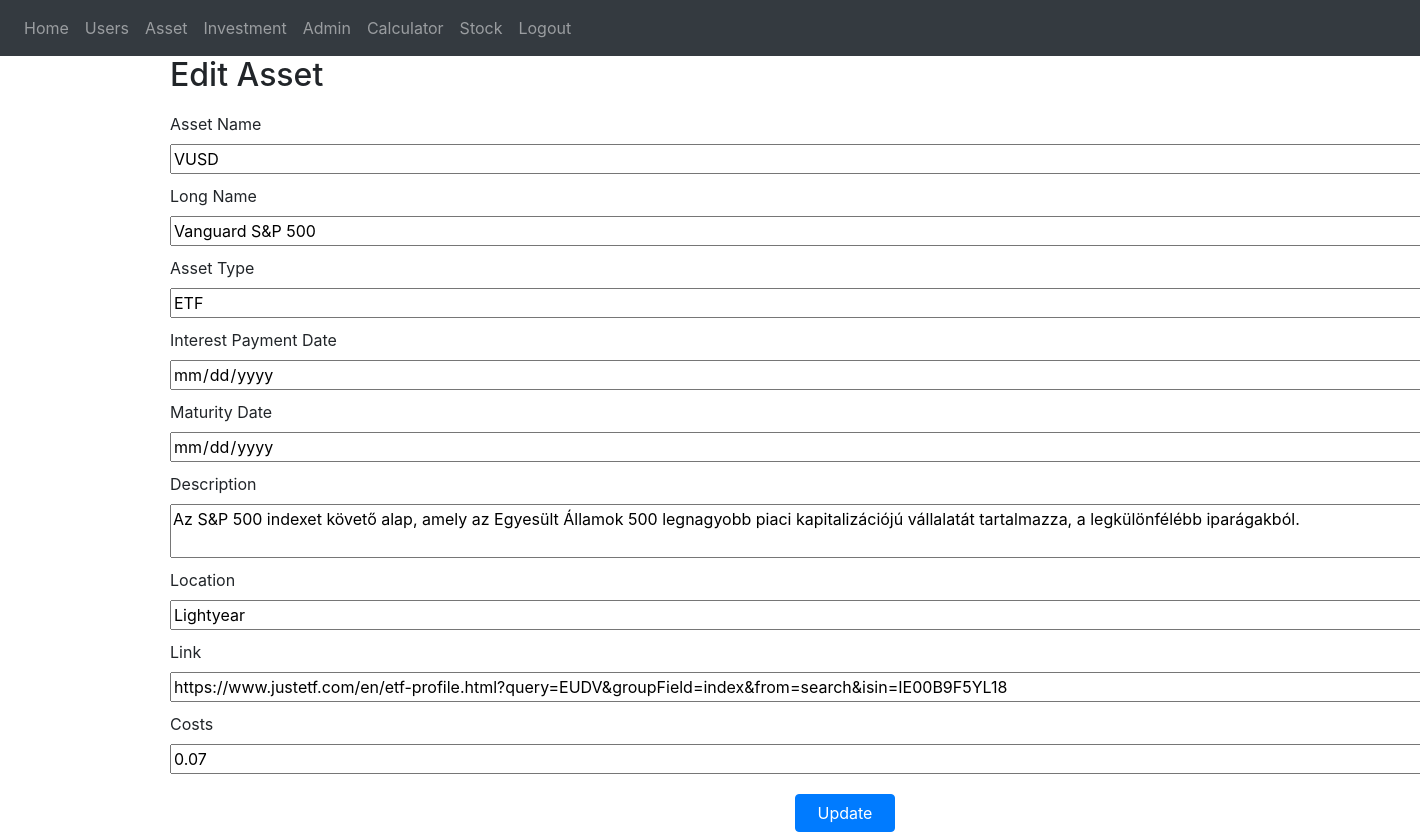
Page /edit-asset/2 (signed in) on the committed database.
### website/models.py (models this page shows)
class Asset(db.Model):
    id = db.Column(db.Integer, primary_key=True)
    name = db.Column(db.String(100), nullable=False)
    long_name = db.Column(db.String(250), nullable=True)
    type = db.Column(db.String(100), nullable=False)
    interest_payment_date = db.Column(db.Date, nullable=True)
    maturity_date = db.Column(db.Date, nullable=True)
    description = db.Column(db.Text, nullable=True)
    location = db.Column(db.String(100), nullable=True)
    link = db.Column(db.String(200), nullable=True)
    costs = db.Column(db.Float, nullable=True)
    investments = db.relationship('Investment', back_populates='asset')

### website/views.py (the view, shortened to what this page needs)
@views.route('/edit-asset/<int:asset_id>', methods=['GET', 'POST'])
@login_required
def edit_asset(asset_id):
    asset = Asset.query.get_or_404(asset_id)
    return render_template('edit_asset.html', asset=asset, user=current_user)

### website/__init__.py (called while the page is built)
def create_app():
    app = Flask(__name__)
    app.config['SECRET_KEY'] = 'hjshjhdjah kjshkjdhjs'
    app.config['SQLALCHEMY_DATABASE_URI'] = f'sqlite:///{DB_NAME}'
    db.init_app(app)
    from .views import views
    from .auth import auth
    app.register_blueprint(views, url_prefix='/')
    app.register_blueprint(auth, url_prefix='/')
    from .models import User, Note
    with app.app_context():
        db.create_all()
    login_manager = LoginManager()
    login_manager.login_view = 'auth.login'
    login_manager.init_app(app)
    @login_manager.user_loader
    def load_user(id):
        return User.query.get(int(id))
    return app

### website/templates/edit_asset.html (shortened to what this page needs)
{% extends "base.html" %}
{% block content %}
<div class="container">
    <h2>Edit Asset</h2>
    <form action="{{ url_for('views.edit_asset', asset_id=asset.id) }}" method="post">
        <label for="name">Asset Name</label>
        <input type="text" name="name" id="name" value="{{ asset.name }}" required>
        <label for="name">Long Name</label>
        <input type="text" name="long_name" id="long_name" value="{{ asset.long_name }}" required>
        <label for="type">Asset Type</label>
        <input type="text" name="type" id="type" value="{{ asset.type }}" required>
        <label for="interestPaymentDate">Interest Payment Date</label>
        <input type="date" name="interestPaymentDate" id="interestPaymentDate" value="{{ asset.interest_payment_date.strftime('%Y-%m-%d') if asset.interest_payment_date else '' }}">
        <label for="maturityDate">Maturity Date</label>
        <input type="date" name="maturityDate" id="maturityDate" value="{{ asset.maturity_date.strftime('%Y-%m-%d') if asset.maturity_date else '' }}">
        <label for="description">Description</label>
        <textarea name="description" id="description" required>{{ asset.description }}</textarea>
        <label for="location">Location</label>
        <input type="text" name="location" id="location" value="{{ asset.location }}" required>
        <label for="link">Link</label>
        <input type="text" name="link" id="link" value="{{ asset.link }}">
        <label for="costs">Costs</label>
        <input type="number" step="any" name="costs" id="costs" value="{{ asset.costs }}">
        <button type="submit" class="btn btn-primary">Update</button>
    </form>
</div>
{% endblock %}

### website/templates/edit_asset.html (style rules this page uses)
form { display: flex; flex-direction: column; width: 1350px; margin: 0 auto; }
label { margin-top: 10px; }
button { margin-top: 20px; width: 100px; align-self: center; }

### rows in the picture
Asset: name "VUSD", long_name "Vanguard S&P 500", type "ETF", description "Az S&P 500 indexet követő alap, amely az Egyesült Államok 500 legnagyobb piaci kapitalizációjú vállalatát tartalmazza, a legkülönfélébb iparágakból.", location "Lightyear", link "https://www.justetf.com/en/etf-profile.html?query=EUDV&groupField=index&from=search&isin=IE00B9F5YL18", costs "0.07"
